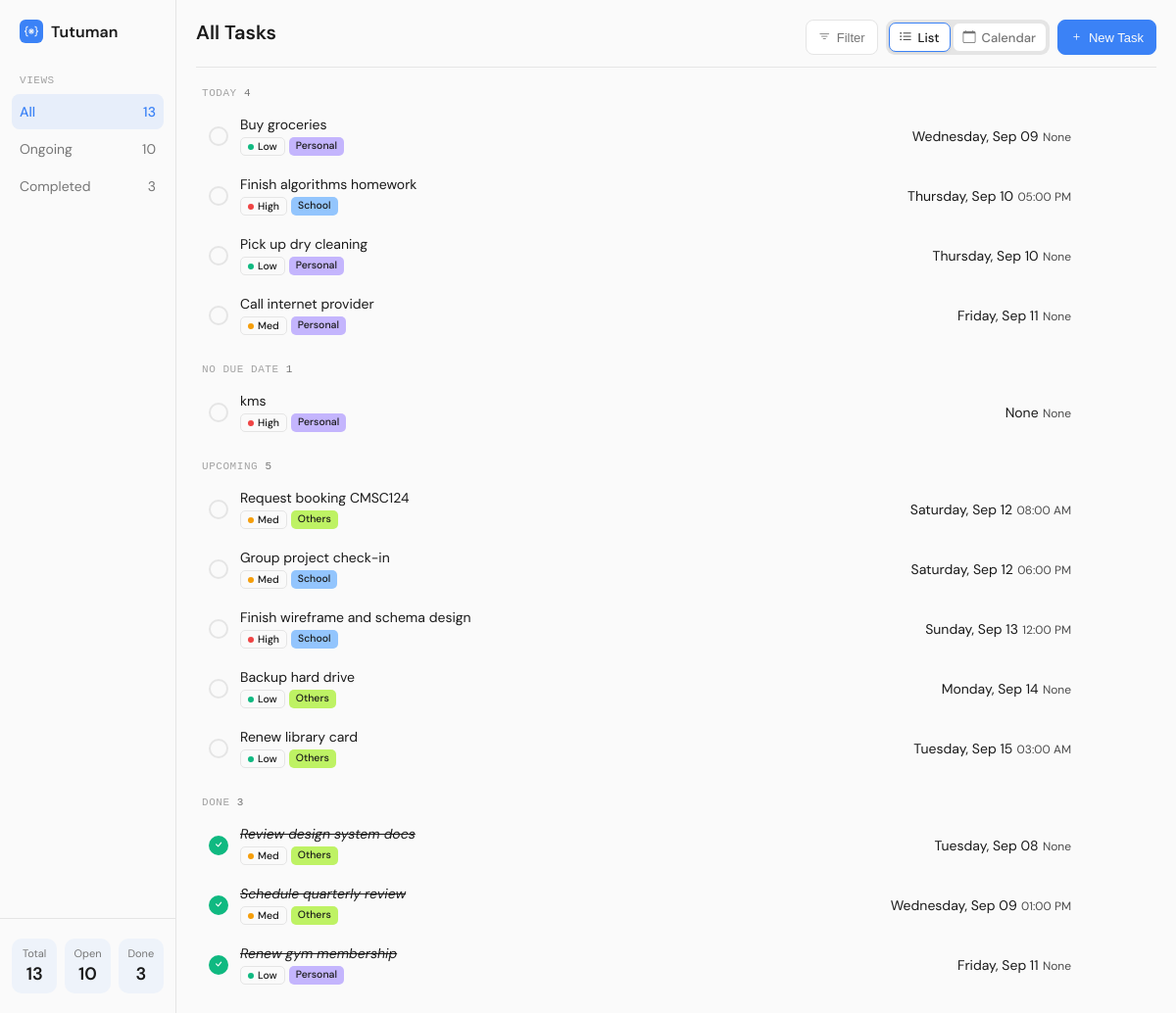
The page / on the database its author committed.
### tables this page shows
CREATE TABLE tasks (
    id INTEGER PRIMARY KEY AUTOINCREMENT,
    title TEXT NOT NULL,
    due_date TEXT,
    due_time TEXT,
    priority TEXT CHECK (priority IN ('Low', 'Med', 'High')),
    tag TEXT CHECK (tag IN ('School', 'Personal', 'Others')),
    completed INTEGER NOT NULL DEFAULT 0,
    deleted INTEGER NOT NULL DEFAULT 0,
    created_at TIMESTAMP NOT NULL DEFAULT CURRENT_TIMESTAMP
);

### todo-app/app.py (the view)
@app.route('/')
def index():
    tab = request.args.get('tab', 'all')
    view_mode = request.args.get('view', 'list')
    priority_filter = request.args.get('priority', '')
    tag_filter = request.args.get('tag', '')
    conn = get_db_connection()
    all_tasks = conn.execute('SELECT * FROM tasks WHERE deleted = 0').fetchall()
    total_count = len(all_tasks)
    open_count = sum(1 for t in all_tasks if t['completed'] == 0)
    done_count = sum(1 for t in all_tasks if t['completed'] == 1)
    query = 'SELECT * FROM tasks WHERE deleted = 0'
    params = []
    if tab == 'ongoing':
        query += ' AND completed = 0'
    elif tab == 'completed':
        query += ' AND completed = 1'
    if priority_filter:
        query += ' AND priority = ?'
        params.append(priority_filter)
    if tag_filter:
        query += ' AND tag = ?'
        params.append(tag_filter)
    query += '''
        ORDER BY
            due_date ASC,
            CASE priority
                WHEN 'High' THEN 1
                WHEN 'Med' THEN 2
                WHEN 'Low' THEN 3
            END ASC,
            due_date ASC,
            due_time ASC
    '''
    tasks = conn.execute(query, params).fetchall()
    conn.close()
    today = datetime.now().date()
    open_tasks = [t for t in tasks if t['completed'] == 0]
    done_tasks = [t for t in tasks if t['completed'] == 1]
    today_tasks = []
    upcoming_tasks = []
    no_due_date_tasks = []
    for t in open_tasks:
        if not t['due_date']:
            no_due_date_tasks.append(t)
            continue
        due = datetime.strptime(t['due_date'], "%Y-%m-%d").date()
        if due <= today:
            today_tasks.append(t)
        else:
            upcoming_tasks.append(t)
    grouped_open = []
    if today_tasks:
        grouped_open.append(("Today", today_tasks))
    if no_due_date_tasks:
        grouped_open.append(("No Due Date", no_due_date_tasks))
    if upcoming_tasks:
        grouped_open.append(("Upcoming", upcoming_tasks))
    def fmt(d):
        return d.strftime("%b %d").replace(" 0", " ")
    start_of_week = today - timedelta(days=today.weekday())
    end_of_week = start_of_week + timedelta(days=6)
    date_range = f"{fmt(start_of_week)} - {end_of_week.day}, {end_of_week.year}"
    return render_template(
        'index.html',
        grouped_open=grouped_open,
        done_tasks=done_tasks,
        today_tasks=today_tasks,
        tab=tab,
        view_mode=view_mode,
        priority_filter=priority_filter,
        tag_filter=tag_filter,
        total_count=total_count,
        open_count=open_count,
        done_count=done_count,
        date_range=date_range
    )

### todo-app/app.py (called while the page is built)
@app.template_filter('format_date')
def format_date(date_str):
    if not date_str:
        return None
    d = datetime.strptime(date_str, "%Y-%m-%d")
    return d.strftime("%A, %b %d")

@app.template_filter('format_time')
def format_time(time_str):
    if not time_str:
        return None
    time_obj = datetime.strptime(time_str, "%H:%M")
    return time_obj.strftime("%I:%M %p")

### todo-app/database.py (called while the page is built)
def get_db_connection():
    conn = sqlite3.connect(DATABASE)
    conn.row_factory = sqlite3.Row
    return conn

### todo-app/templates/index.html (shortened to what this page needs)
<!DOCTYPE html>
<html lang="en">
<head>
    <link rel="stylesheet" href="{{ url_for('static', filename='css/main.css') }}">
</head>
<body>
    <section class="layout">
        <section class="sidebar">
            <section class="branding">
                <i class="bi bi-braces-asterisk"></i>
                <p class="app-name">Tutuman</p>
            </section>
            <nav class="view-menu">
                <p class="view-title">Views</p>
                <a href="/?tab=all&view={{ view_mode }}" class="{{ 'active' if tab == 'all' }} view-item">
                    <p class="view-name">All</p>
                    <p class="view-value">{{ total_count }}</p>
                </a>
                <a href="/?tab=ongoing&view={{ view_mode }}" class="{{ 'active' if tab == 'ongoing' }} view-item">
                    <p class="view-name">Ongoing</p>
                    <p class="view-value">{{ open_count }}</p>
                </a>
                <a href="/?tab=completed&view={{ view_mode }}" class="{{ 'active' if tab == 'completed' }} view-item">
                    <p class="view-name">Completed</p>
                    <p class="view-value">{{ done_count }}</p>
                </a>
            </nav>
            <section class="stats">
                <section class="stat-layout">
                    <div class="stat-card">
                        <p class="stat-title">Total</p>
                        <p class="stat-value">{{ total_count }}</p>
                    </div>
                    <div class="stat-card">
                        <p class="stat-title">Open</p>
                        <p class="stat-value">{{ open_count }}</p>
                    </div>
                    <div class="stat-card">
                        <p class="stat-title">Done</p>
                        <p class="stat-value">{{ done_count }}</p>
                    </div>
                </section>
            </section>
        </section>
        <section class="main-content">
            <header class="content-header">
                <div class="header-title">
                    <p>{{ tab | capitalize if tab != 'all' else 'All Tasks' }}</p>
                </div>
                <div class="header-actions">
                    <div class="filter-wrapper">
                        <button class="filter-btn" type="button" id="filterBtn">
                            <i class="bi bi-filter"></i> Filter
                        </button>
                    </div>
                    <div class="view-toggle">
                        <a href="/?tab={{ tab }}&view=list" class="{{ 'active' if view_mode == 'list' }}">
                            <i class="bi bi-list-ul"></i> List
                        </a>
                        <a href="/?tab={{ tab }}&view=calendar" class="{{ 'active' if view_mode == 'calendar' }}">
                            <i class="bi bi-calendar"></i> Calendar
                        </a>
                    </div>
                    <button class="new-task-btn" type="button" id="newTaskBtn">
                        <i class="bi bi-plus"></i> New Task
                    </button>
                </div>
            </header>
            <section class="scrollable">
                {% for label, group_tasks in grouped_open %}
                <p class="date-group-label">{{ label }} <span>{{ group_tasks | length }}</span></p>
                <ul class="task-list">
                    {% for task in group_tasks %}
                    <li class="task-item">
                        <div class="task-row priority-{{ task.priority | lower }}">
                            <form action="{{ url_for('toggle', task_id=task.id) }}" method="POST" class="complete-form">
                                <button type="submit" class="task-check" aria-label="Mark task as complete"></button>
                            </form>
                            <div class="task-main">
                                <p class="task-title">{{ task.title }}</p>
                                <div class="tags-row">
                                    {% if task.priority %}
                                    <span class="tag priority-tag priority-{{ task.priority | lower }}">{{
                                        task.priority}}</span>
                                    {% endif %}
                                    {% if task.tag %}
                                    <span class="tag tag-{{ task.tag | lower }}">{{ task.tag }}</span>
                                    {% endif %}
                                </div>
                            </div>
                            <div class="task-due-date">
                                <span class="task-date">{{ task.due_date | format_date }}</span>
                                <span class="task-time">{{ task.due_time | format_time }}</span>
                            </div>
                        </div>
                    </li>
                    {% endfor %}
                </ul>
                {% endfor %}
                {% if done_tasks %}
                <p class="done-label">Done <span>{{ done_tasks | length }}</span></p>
                <ul class="task-list done-list">
                    {% for task in done_tasks %}
                    <li class="task-item done">
                        <div class="task-row priority-{{ task.priority | lower }}">
                            <form action="{{ url_for('toggle', task_id=task.id) }}" method="POST" class="complete-form">
                                <button type="submit" class="task-check checked" aria-label="Mark task as incomplete">
                                    <i class="bi bi-check"></i>
                                </button>
                            </form>
                            <div class="task-main">
                                <p class="task-title">{{ task.title }}</p>
                                <div class="tags-row">
                                    {% if task.priority %}
                                    <span class="tag priority-tag priority-{{ task.priority | lower }}">{{
                                        task.priority}}</span>
                                    {% endif %}
                                    {% if task.tag %}
                                    <span class="tag tag-{{ task.tag | lower }}">{{ task.tag }}</span>
                                    {% endif %}
                                </div>
                            </div>
                            <div class="task-due-date">
                                <span class="task-date">{{ task.due_date | format_date }}</span>
                                <span class="task-time">{{ task.due_time | format_time }}</span>
                            </div>
                        </div>
                    </li>
                    {% endfor %}
                </ul>
                {% endif %}
            </section>
        </section>
    </section>
</body>
</html>

### todo-app/static/css/base.css (style rules this page uses)
:root { --background: #FAFAFA; --cards: #FFFFFF; --border: #E5E5E5; --primary-text: #1A1A1A; --secondary-text: #767676; --placeholder-text: #A3A3A3; --accent: #3B82F6; --high-priority: #EF4444; --mid-priority: #F59E0B; --low-priority: #10B981; --school-tag: #93C5FD; --personal-tag: #C4B5FD; --others-tag: #BEF264; --radius-card: 7px; --shadow-soft: 0 8px 24px rgba(0, 32, 96, 0.08); --shadow-hover: 0 14px 32px rgba(0, 32, 96, 0.2); --section-pad-y: clamp(0.5rem, 5vh, 2rem); --section-pad-x: clamp(0.5rem, 5vw, 2rem); --accent-rgb: 59, 130, 246; --spacing-xs: 0.375rem; --spacing-sm: 0.5rem; --spacing-md: 0.75rem; --spacing-lg: 1.25rem; }
* { margin: 0; padding: 0; box-sizing: border-box; }
html, body { height: 100%; margin: 0; padding: 0; background-color: var(--background); font-family: 'DM Sans', system-ui, sans-serif; -webkit-font-smoothing: antialiased; scroll-behavior: smooth; overflow: hidden; }

### rows shown on the page
tasks: title "Buy groceries", priority "Low", tag "Personal", due_date "Wednesday, Sep 09", due_time "None"
tasks: title "Finish algorithms homework", priority "High", tag "School", due_date "Thursday, Sep 10", due_time "05:00 PM"
tasks: title "Pick up dry cleaning", priority "Low", tag "Personal", due_date "Thursday, Sep 10", due_time "None"
tasks: title "Call internet provider", priority "Med", tag "Personal", due_date "Friday, Sep 11", due_time "None"
tasks: title "kms", priority "High", tag "Personal", due_date "None", due_time "None"
tasks: title "Request booking CMSC124", priority "Med", tag "Others", due_date "Saturday, Sep 12", due_time "08:00 AM"
tasks: title "Group project check-in", priority "Med", tag "School", due_date "Saturday, Sep 12", due_time "06:00 PM"
tasks: title "Finish wireframe and schema design", priority "High", tag "School", due_date "Sunday, Sep 13", due_time "12:00 PM"
tasks: title "Backup hard drive", priority "Low", tag "Others", due_date "Monday, Sep 14", due_time "None"
tasks: title "Renew library card", priority "Low", tag "Others", due_date "Tuesday, Sep 15", due_time "03:00 AM"
tasks: title "Review design system docs", priority "Med", tag "Others", due_date "Tuesday, Sep 08", due_time "None"
tasks: title "Schedule quarterly review", priority "Med", tag "Others", due_date "Wednesday, Sep 09", due_time "01:00 PM"
tasks: title "Renew gym membership", priority "Low", tag "Personal", due_date "Friday, Sep 11", due_time "None"

### other values the page prints
{{ total_count }} "13"
{{ open_count }} "10"
{{ done_count }} "3"
{{ tab | capitalize if tab != 'all' else 'All Tasks' }} "All Tasks"
{{ label }} "TODAY" "NO DUE DATE" "UPCOMING"
{{ group_tasks | length }} "4" "1" "5"
{{ done_tasks | length }} "3"
